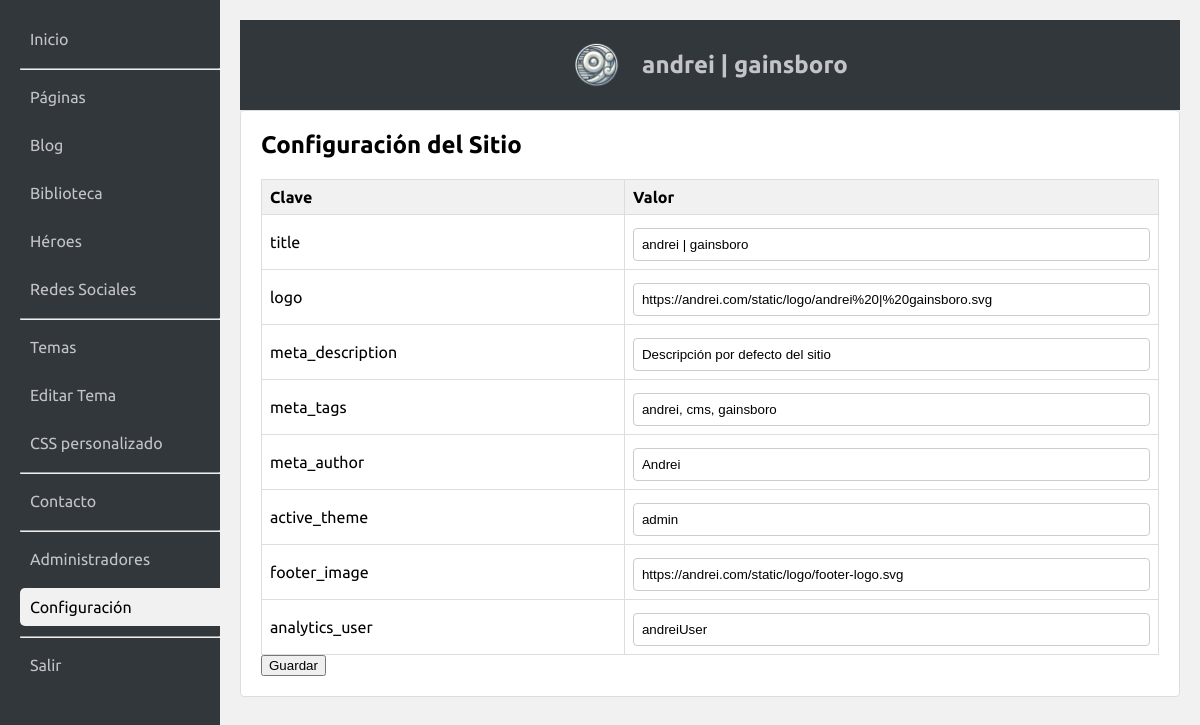
/admin/index.php?action=list_config (signed in), run on an earlier commit of the app's database.
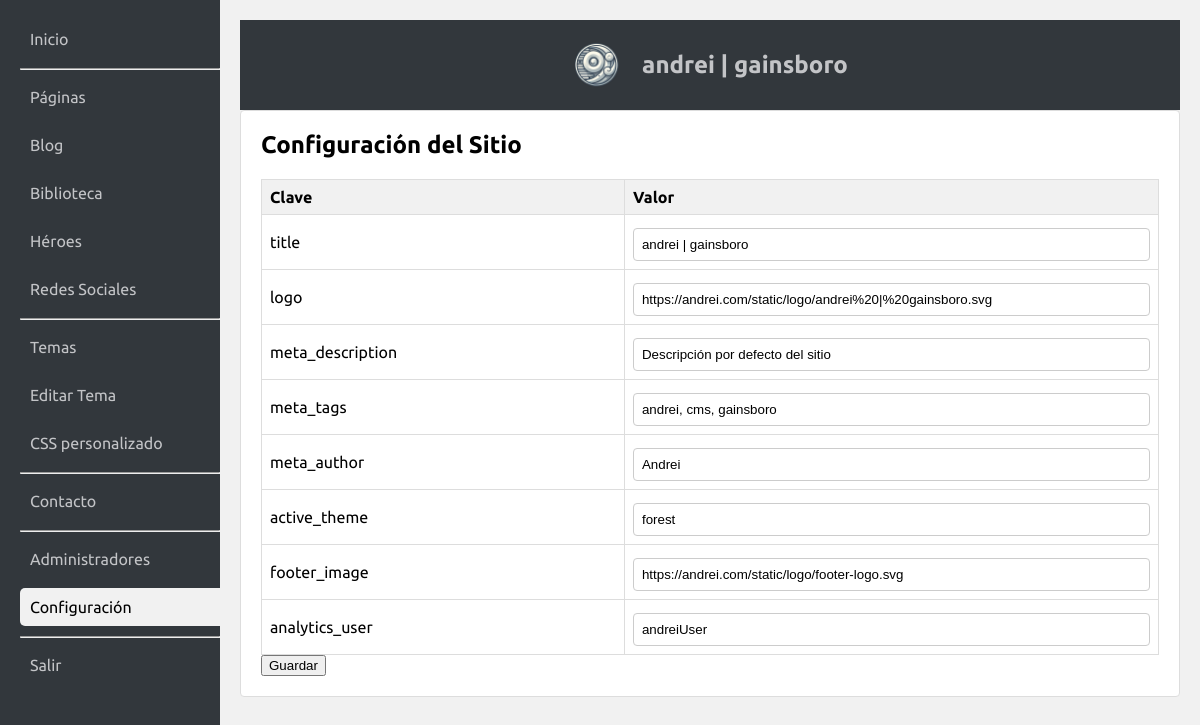
And on a later commit of the database.
### tables this page shows
CREATE TABLE config (
    id INTEGER PRIMARY KEY AUTOINCREMENT,
    key TEXT UNIQUE NOT NULL,
    value TEXT NOT NULL
);

### admin/index.php (called while the page is built, shortened)
<?php
require_once 'admin.php';

### admin/acciones/listarconfiguracion.php (the view, shortened to what this page needs)
<?php
	if (isset($_POST['save_config'])) {
            foreach ($_POST['config'] as $k => $v) {
                $st = $db->prepare("UPDATE config SET value = :val WHERE key = :key");
                $st->bindValue(':val', $v, SQLITE3_TEXT);
                $st->bindValue(':key', $k, SQLITE3_TEXT);
                $st->execute();
            }
            $message = "<p class='success'>Configuración actualizada.</p>";
        } else {
            $message = '';
        }
        $configs = $db->query("SELECT * FROM config ORDER BY id ASC");
        $html = "<h2>Configuración del Sitio</h2>
                 $message
                 <form method='post'>
                 <table class='admin-table'>
                 <tr><th>Clave</th><th>Valor</th></tr>";
        while ($row = $configs->fetchArray(SQLITE3_ASSOC)) {
            $key = htmlspecialchars($row['key']);
            $val = htmlspecialchars($row['value']);
            $html .= "<tr>
                        <td>$key</td>
                        <td><input type='text' name='config[$key]' value='$val'></td>
                      </tr>";
        }
        $html .= "</table>
                  <button type='submit' name='save_config'>Guardar</button>
                  </form>";
?>

What changed in the data, as far as the page shows it:
changed config "active_theme": value "admin" → "forest"
